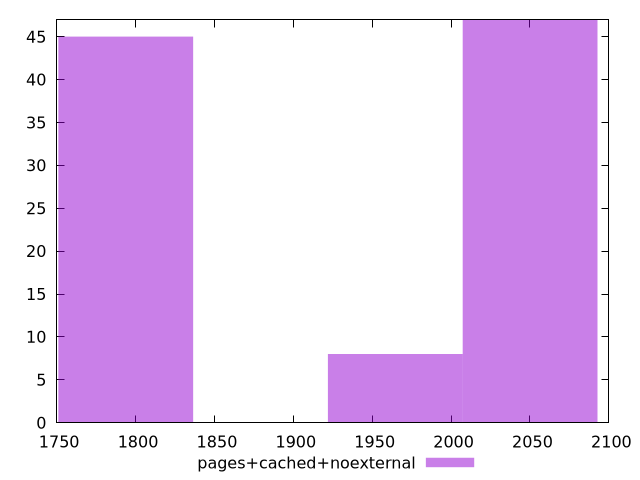

gnuplot code for this plot:
$_pagesCachedNoexternal <<EOF
2050.07476047105 47
1964.6549787847562 8
1793.8154154121687 45
EOF
set key outside below
set terminal pngcairo
set output "report_00005_2020-11-02T22-26-11.212Z/interactive/pages+cached+noexternal//raw_hist.png"
set yrange [0:47]
set boxwidth 85.41978168629375
set style fill transparent solid 0.5 noborder
plot $_pagesCachedNoexternal title "pages+cached+noexternal" with boxes ,
